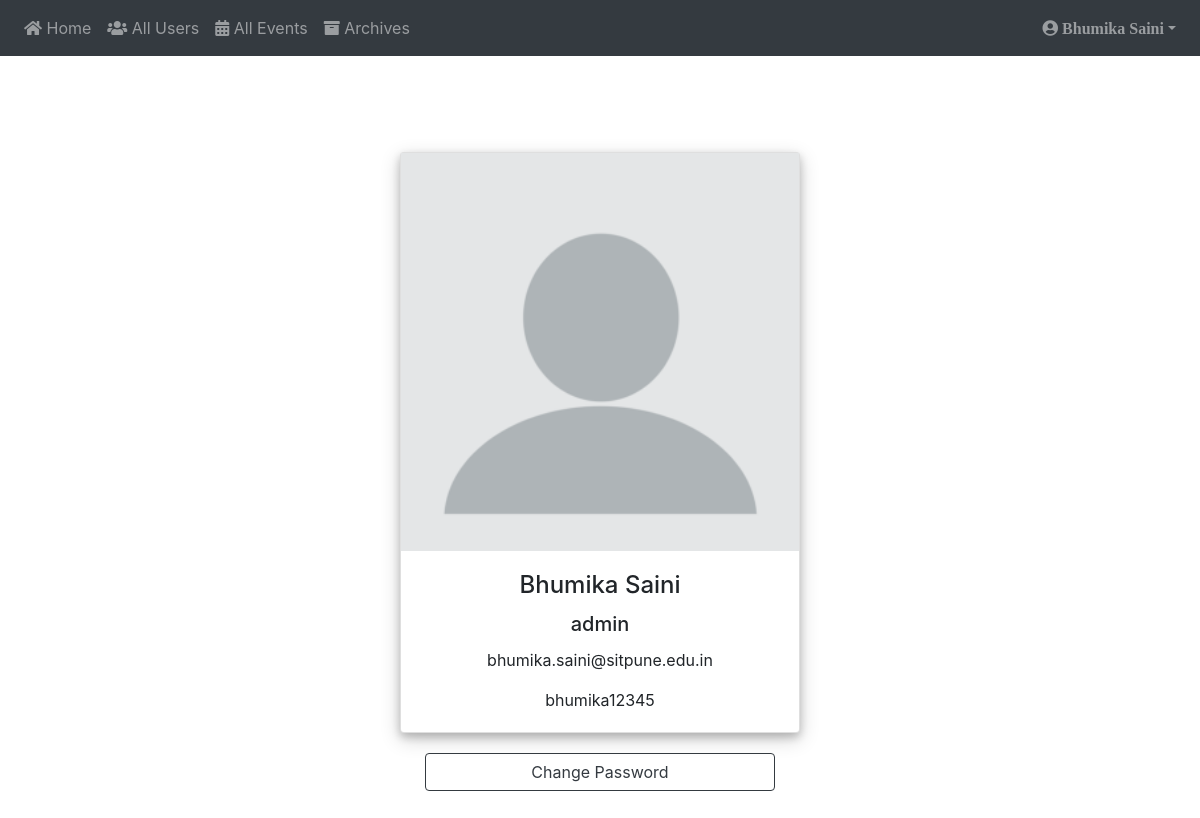
Page /admin/profile.php (signed in) on the committed database.
### tables this page shows
CREATE TABLE `users` (
  `userId` int(11) NOT NULL,
  `email` varchar(100) NOT NULL,
  `password` varchar(30) NOT NULL,
  `name` varchar(30) NOT NULL,
  `type` varchar(30) NOT NULL
);

### session.php (called while the page is built, shortened)
<?php
require('connect.php');
if(isset($_SESSION['login_user'])){
    $user_check = $_SESSION['login_user'];
    $query = "SELECT email FROM users WHERE email='$user_check'";
    $ses_sql = mysqli_query($conn, $query);
    $row = mysqli_fetch_assoc($ses_sql);
    $login_session = $row['email'];
}
?>

### admin/profile.php (the view, shortened to what this page needs)
<?php
include('../session.php');
?>
<?php
require('../connect.php');
$sqlUserId="SELECT * FROM users WHERE email='$login_session'";
$resultUserId=mysqli_query($conn, $sqlUserId);
$rowUserId=mysqli_fetch_assoc($resultUserId);
$userName = $rowUserId['name'];
$sql="SELECT * FROM users WHERE email='$login_session'";
$result=mysqli_query($conn, $sql);
if($result!=NULL){
    $array = array();
    while($row=mysqli_fetch_assoc($result)){
         $array[]=$row;
    }
}
?>
<!DOCTYPE HTML>
<html>
<head>
	<link href="../assets/css/bootstrap.min.css" rel="stylesheet">
	<link rel="stylesheet" href="https://use.fontawesome.com/releases/v5.2.0/css/all.css">
	<link rel="stylesheet" href="../assets/mycss/profile.css">
</head>
<body>
<nav class="navbar sticky-top navbar-expand-sm bg-dark navbar-dark">
  <ul class="navbar-nav">
   <li class="nav-item">
      <a class="nav-link" href="home.php"><i class="fas fa-home"></i>   Home</a>
    </li>
    <li class="nav-item">
      <a class="nav-link"  href="allUsers.php"><i class="fas fa-users"></i>   All Users</a>
    </li>
    <li class="nav-item">
      <a class="nav-link"  href="allEvents.php"><i class="fas fa-calendar-alt"></i>   All Events</a>
    </li>
    <li class="nav-item">
      <a class="nav-link"  href="archives.php"><i class="fas fa-archive"></i>   Archives</a>
    </li>
  </ul>
  <ul class="navbar-nav ml-auto">
    <li class="nav-item dropdown">
      <a class="nav-link dropdown-toggle" href="#" id="navbarDropdown" role="button" data-toggle="dropdown" aria-haspopup="true" aria-expanded="false"><i class="fas fa-user-circle">       <?php echo $userName; ?></i></a>
    </li>
  </ul>
</nav>
<div class="container">
	<div class="row">
        <div class="col-12">
            <br/><br/><br/><br/>
              <center>
                <div class="card posts" style="width:400px">
                  <img src="../assets/img/profile.png" style="width:100%">
                  <div class="card-body">
                  <h4 class="card-title"><?php echo $array[0]['name']; ?></h4>
                  <h5 class="card-title"><?php echo $array[0]['type']; ?></h5>
                  <p class="card-text"><?php echo $array[0]['email']; ?></p>
                  <p class="card-text"><?php echo $array[0]['password']; ?></p>
                </div>
               </div>
              </center>
        </div>
        <div class="col-4"></div>
        <div class="col-4">
            <center><button type="button" class="btn btn-outline-dark btn-block edit" data-toggle="modal" data-target="#myModal">Change Password</button></center>
        </div>
    </div>
</div>
<div class="col-1 col-sm-1 col-md-1 col-lg-1 col-xl-1"></div>
<br/><br/>
</body>
</html>

### assets/mycss/profile.css (style rules this page uses)
.posts { margin-bottom: 20px; box-shadow: 0 4px 8px 0 rgba(0, 0, 0, 0.2), 0 6px 20px 0 rgba(0, 0, 0, 0.19); }

### rows in the picture
users: name "Bhumika Saini", type "admin", email "bhumika.saini@sitpune.edu.in", password "bhumika12345"
